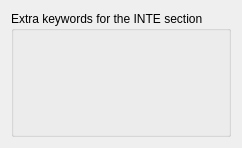
       <widget class="QWidget" name="pageExtraINTE">
        <property name="geometry">
         <rect>
          <x>0</x>
          <y>0</y>
          <width>100</width>
          <height>30</height>
         </rect>
        </property>
        <layout class="QVBoxLayout">
         <item>
          <widget class="Q3GroupBox" name="GroupBox24_3">
           <property name="title">
            <string>Extra keywords for the INTE section</string>
           </property>
           <layout class="QHBoxLayout">
            <property name="spacing">
             <number>6</number>
            </property>
            <property name="margin">
             <number>11</number>
            </property>
            <item>
             <widget class="Q3Table" name="TableINTE">
              <property name="whatsThis">
               <string>In this table extra keywords can be specified for the INTE section of the BRABO input file.








Each field can hold up to 10 characters. If a field is made longer, it occupies multiple cells. Rows can be added, removed and cleared, respectively, using the buttons on the right.








This input is not checked in any way for errors.</string>
              </property>
              <property name="numRows">
               <number>3</number>
              </property>
              <property name="numCols">
               <number>8</number>
              </property>
              <row>
               <property name="text">
                <string>1</string>
               </property>
              </row>
              <row>
               <property name="text">
                <string>2</string>
               </property>
              </row>
              <row>
               <property name="text">
                <string>3</string>
               </property>
              </row>
              <column>
               <property name="text">
                <string>keyword</string>
               </property>
              </column>
              <column>
               <property name="text">
                <string>field 1</string>
               </property>
              </column>
              <column>
               <property name="text">
                <string>field 2</string>
               </property>
              </column>
              <column>
               <property name="text">
                <string>field 3</string>
               </property>
              </column>
              <column>
               <property name="text">
                <string>field 4</string>
               </property>
              </column>
              <column>
               <property name="text">
                <string>field 5</string>
               </property>
              </column>
              <column>
               <property name="text">
                <string>field 6</string>
               </property>
              </column>
              <column>
               <property name="text">
                <string>field 7</string>
               </property>
              </column>
             </widget>
            </item>
            <item>
             <layout class="QVBoxLayout">
              <item>
               <widget class="QToolButton" name="ToolButtonAddINTE">
                <property name="whatsThis">
                 <string>Adds a new row. If a row is selected, the new row is inserted before the selected row. Otherwise the new row is added at the end.</string>
                </property>
                <property name="text">
                 <string/>
                </property>
                <property name="autoRaise">
                 <bool>true</bool>
                </property>
               </widget>
              </item>
              <item>
               <widget class="QToolButton" name="ToolButtonRemoveINTE">
                <property name="whatsThis">
                 <string>Removes the currently selected row.</string>
                </property>
                <property name="text">
                 <string/>
                </property>
                <property name="autoRaise">
                 <bool>true</bool>
                </property>
               </widget>
              </item>
              <item>
               <widget class="QToolButton" name="ToolButtonClearINTE">
                <property name="whatsThis">
                 <string>Clears the currently selected cells.</string>
                </property>
                <property name="text">
                 <string/>
                </property>
                <property name="autoRaise">
                 <bool>true</bool>
                </property>
               </widget>
              </item>
              <item>
               <spacer name="Spacer87_4">
                <property name="orientation">
                 <enum>Qt::Vertical</enum>
                </property>
                <property name="sizeType">
                 <enum>QSizePolicy::Expanding</enum>
                </property>
                <property name="sizeHint" stdset="0">
                 <size>
                  <width>20</width>
                  <height>110</height>
                 </size>
                </property>
               </spacer>
              </item>
             </layout>
            </item>
           </layout>
          </widget>
         </item>
        </layout>
       </widget>
